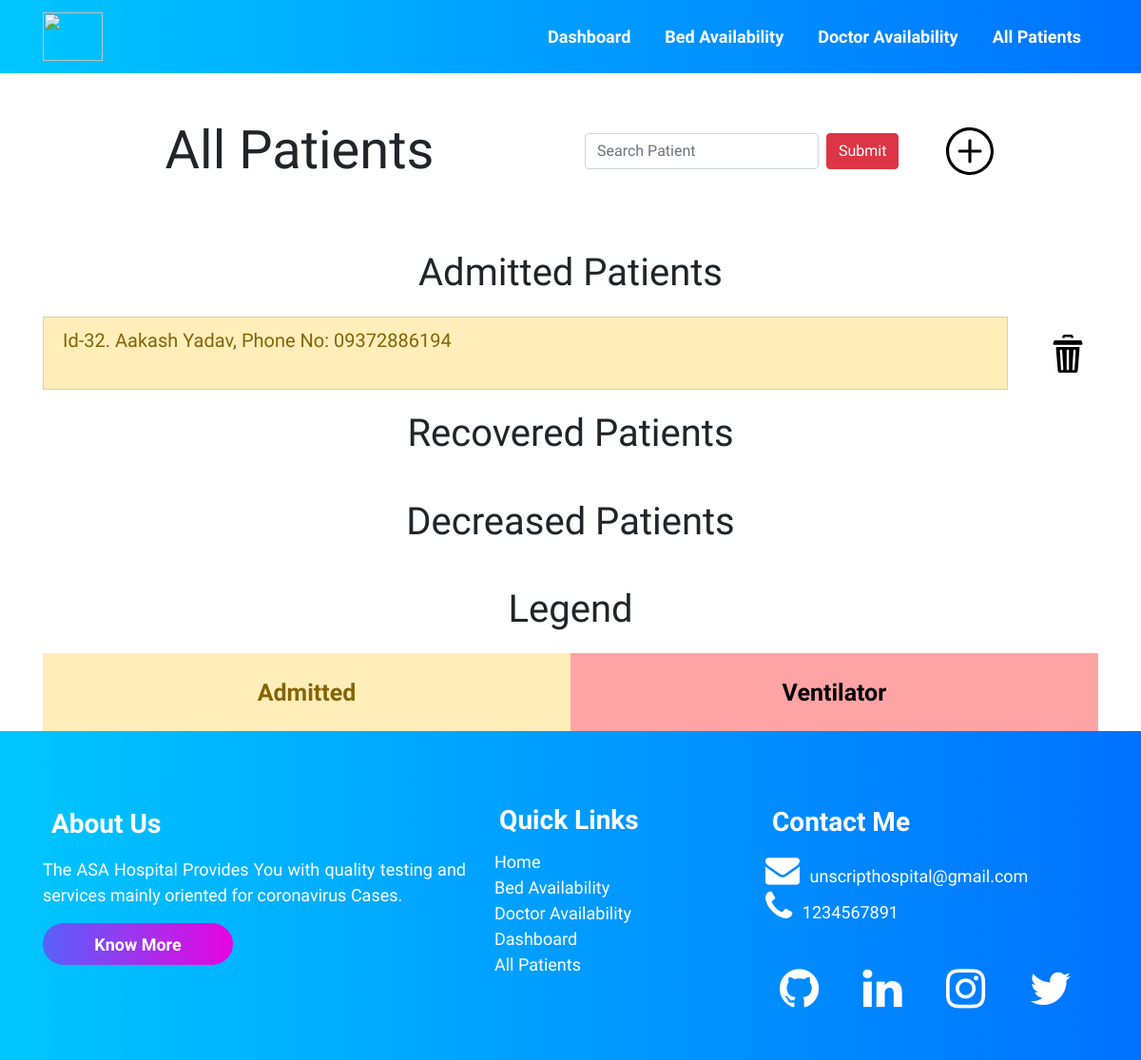
The app's page /allpatients/, older data.
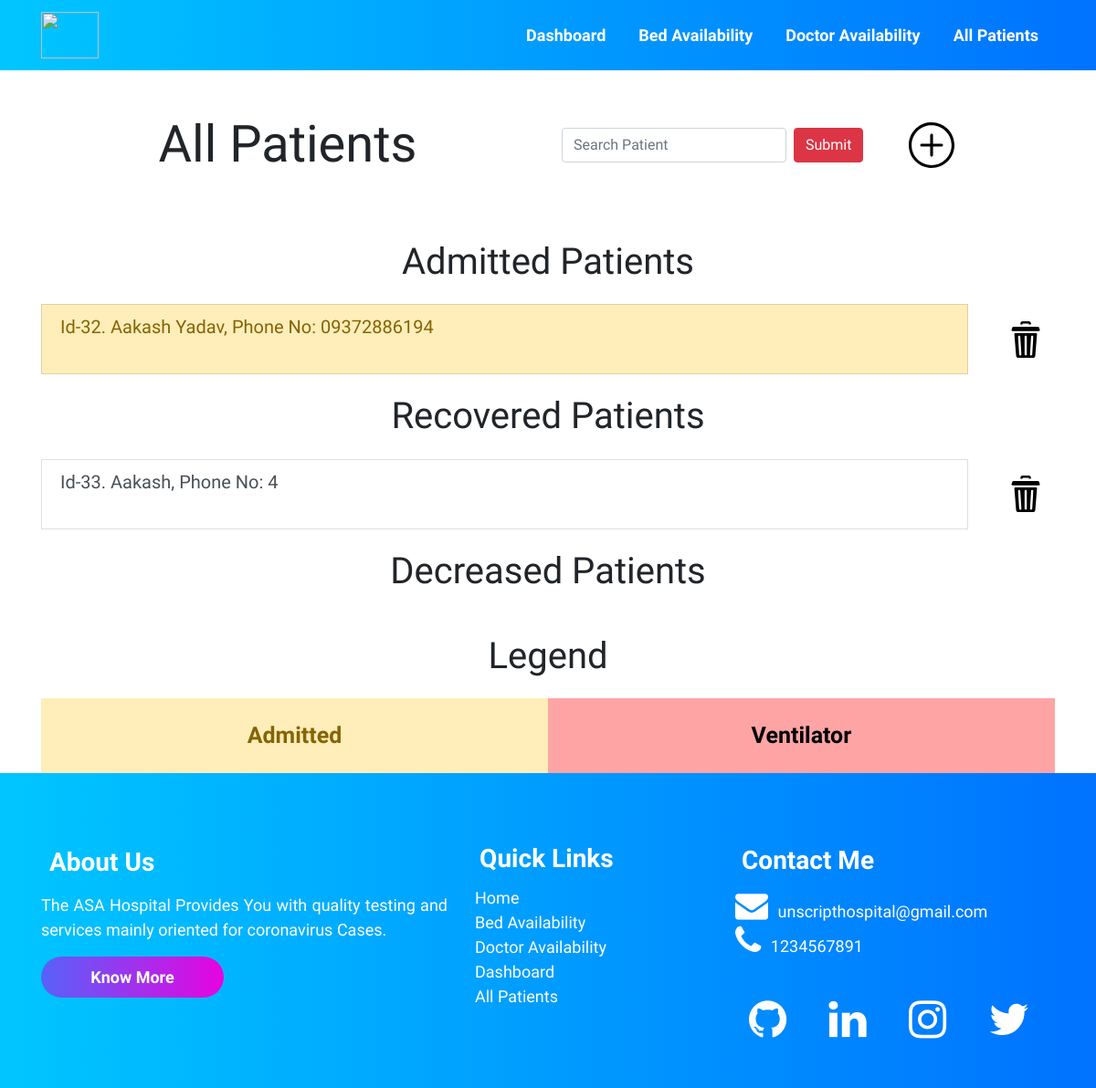
The same page, newer data.
### accounts/models.py (models this page shows, shortened)
class Patient (models.Model):
    patient_id = models.AutoField(primary_key=True)
    name = models.CharField(max_length=100)
    age = models.IntegerField()
    GENDERS = (
        (u'M', u'Male'),
        (u'F', u'Female'),
        (u'T', u'Transgender'),
        (u'O', u'Others'),
    )
    gender = models.CharField(max_length=2, null=True,
                              choices=GENDERS, default='M')
    phone = models.CharField(max_length=13)
    address = models.TextField(max_length=100)
    email_id = models.EmailField(max_length=254)
    date_admitted = models.DateField(auto_now=False, auto_now_add=False)
    oxygen_level = models.IntegerField(default=90)
    temperature = models.IntegerField(default=97)
    decreased = models.BooleanField(default=False)
    recovered = models.BooleanField(default=False)
    doctor = models.ForeignKey(Doctor, on_delete=models.CASCADE, default="")
    covid_test_result = models.ForeignKey(
        Result, on_delete=models.CASCADE, default="")
    room_no_and_bed_no = models.ForeignKey(
        Room, on_delete=models.CASCADE, default="")

### accounts/views.py (the view)
# urls.py: path("allpatients/", views.allpatients, name='allPatients'),
def allpatients(request):
    all_patients_query_set = Patient.objects.all()
    context = {
        'all_patients_query_set': all_patients_query_set
    }
    return render(request, 'allpatients.html', context)

### templates/allpatients.html (shortened to what this page needs)
{% extends 'innerbase.html' %}
{% load static %}
{% block cssLinks %}
<link rel="stylesheet" href="{% static 'css/bed.css' %}">
<link rel="stylesheet" href="{% static 'css/allpatients.css' %}">
{% endblock %}
{% block body %}
<div class="container">
    <div class="row">
        <div class="col-md-6 ">
            <h1 class="text-center my-5 header display-4">All Patients</h1>
        </div>
        <div class="col-md-4 d-flex align-items-center text-right">
            <form class="form-inline" action="/search" method="POST">
                <input class="form-control mr-sm-2" name="name" type="search" placeholder="Search Patient"
                    aria-label="Search" />
                <input class="btn btn-danger" type="submit">
            </form>
        </div>
        <div class="col-md-2  d-flex align-items-center">
            <a href="/addpatient">
                <img src="{% static '/icons/plus.svg' %}" height="50px" alt="Add the patient">
            </a>
        </div>
    </div>
    <ul class="list-group">
        <h1 class="text-center heading">Admitted Patients</h1>
        {% for patient in all_patients_query_set %}
        {% if patient.decreased %}
        {% elif patient.recovered %}
        {% else %}
        <div class="row">
            <div class="col-11"><a href="/patients/{{patient.patient_id}}" style="text-decoration: none;">
                    <li
                        class="list-group-item list-group-item-action {% if patient.room_no_and_bed_no.occupied %} list-group-item-warning  {% endif %} {% if patient.room_no_and_bed_no.ventilator %} list-group-item-danger {% endif %}">
                        <h5>Id-{{patient.patient_id}}. {{patient.name}}, Phone No: {{patient.phone}}</h5>
                    </li>
                </a></div>
            <div class="col-1 text-center align-self-center">
                <a href="/deletePatient/{{patient.patient_id}}">
                    <img src="{% static '/icons/delete.svg' %}" class="hover-item" width="40px" alt="Delete">
                </a>
            </div>
        </div>
        {% endif %}
        {% empty %}
        <li class="list-group-item list-group-item-action">NO PATIENTS IN DATABASE</li>
        {% endfor %}
        <h1 class="text-center heading">Recovered Patients</h1>
        {% for patient in all_patients_query_set %}
        {% if patient.recovered %}
        <div class="row">
            <div class="col-11"><a href="/patients/{{patient.patient_id}}" style="text-decoration: none;">
                    <li class="list-group-item list-group-item-action ">
                        <h5>Id-{{patient.patient_id}}. {{patient.name}}, Phone No: {{patient.phone}}</h5>
                    </li>
                </a></div>
            <div class="col-1 text-center align-self-center">
                <a href="/deletePatient/{{patient.patient_id}}">
                    <img src="{% static '/icons/delete.svg' %}" class="hover-item" width="40px" alt="Delete">
                </a>
            </div>
        </div>
        {% endif %}
        {% empty %}
        <li class="list-group-item list-group-item-action">NO PATIENTS IN DATABASE</li>
        {% endfor %}
        <h1 class="text-center heading">Decreased Patients</h1>
    </ul>
</div>
<div class="container">
    <h1 class="text-center heading-legend">Legend</h1>
    <div class="container">
        <div class="row text-center">
            <div class="col yellow list-group-item-warning  ">
                Admitted
            </div>
            <div class="col red">
                Ventilator
            </div>
        </div>
    </div>
</div>
{% endblock %}

Row changes from the older to the newer data that the page shows:
added Patient: patient_id "33", name "Aakash", phone "4", recovered True (drawn), shown under "Recovered Patients"
